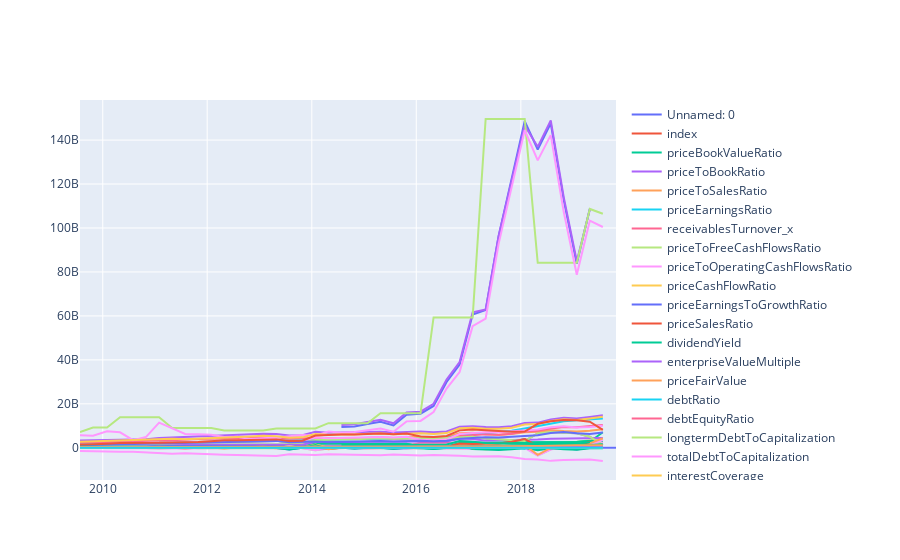

Notebook code for this chart:
### Code cell
fig = go.Figure()
for indicator in df_stock.columns:
    fig.add_trace(go.Scatter(
        x=df_stock['index'],
        y=df_stock[indicator],
        name=indicator))
fig.show()
